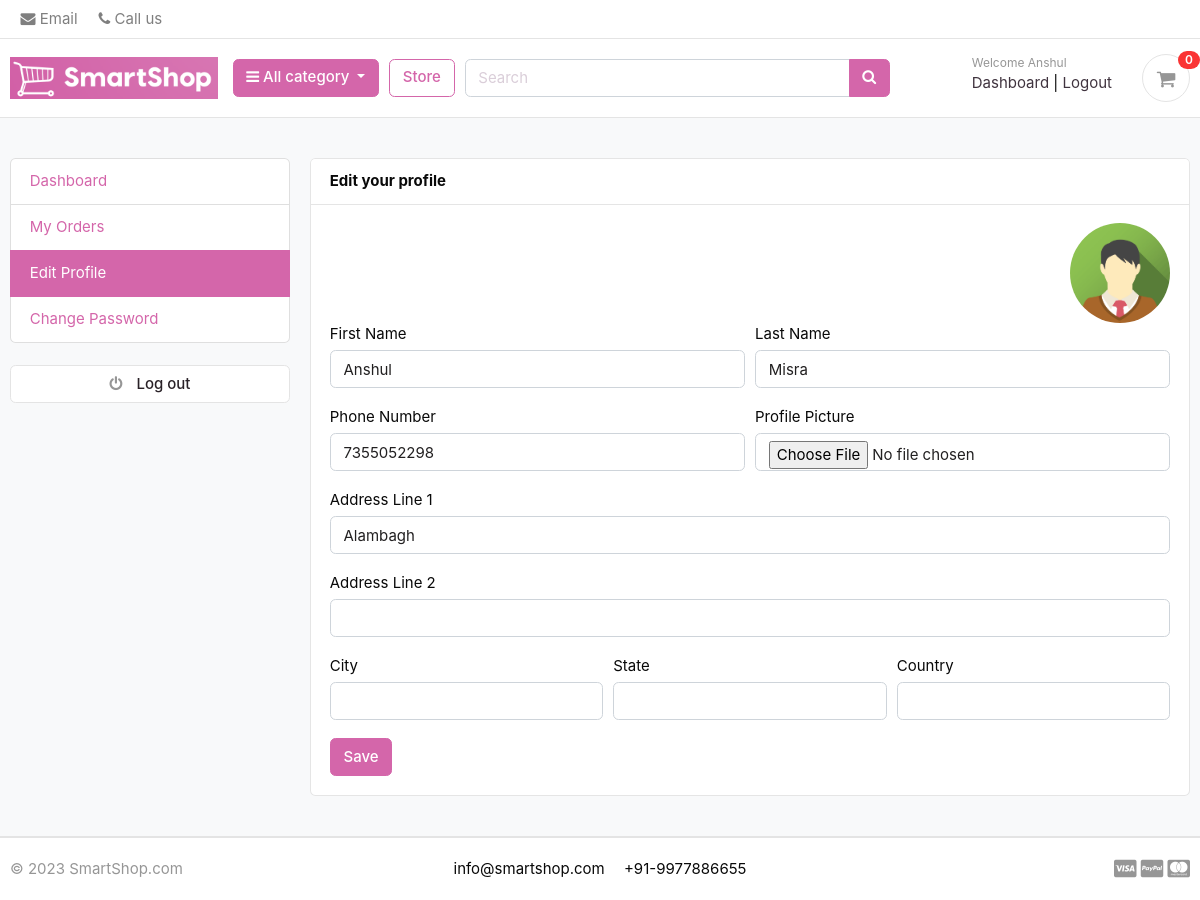
Screenshot of /accounts/edit_profile/ (signed in) with the database file from the repository.
### accounts/models.py (models this page shows, shortened)
class Account(AbstractBaseUser):
    first_name = models.CharField(max_length=50)
    last_name = models.CharField(max_length=50)
    username = models.CharField(max_length=50, unique=True)
    email = models.EmailField(max_length=100, unique=True)
    phone_number = models.CharField(max_length=12)
    date_joined = models.DateTimeField(auto_now_add=True)
    last_login = models.DateTimeField(auto_now_add=True)
    is_admin = models.BooleanField(default=False)
    is_staff = models.BooleanField(default=False)
    is_active = models.BooleanField(default=False)
    is_superadmin = models.BooleanField(default=False)
    USERNAME_FIELD = 'email'
    REQUIRED_FIELDS = ['username', 'first_name', 'last_name']
    objects = MyAccountManager()

class UserProfile(models.Model):
    user = models.OneToOneField(Account, on_delete=models.CASCADE)
    address_line_1 = models.CharField(blank=True, max_length=100)
    address_line_2 = models.CharField(blank=True, max_length=100)
    profile_picture = models.ImageField(blank=True, upload_to='userprofile')
    city = models.CharField(blank=True, max_length=20)
    state = models.CharField(blank=True, max_length=20)
    country = models.CharField(blank=True, max_length=20)

### accounts/views.py (the view)
# urls.py: path('edit_profile/', views.edit_profile, name='edit_profile'),
@login_required(login_url='login')
def edit_profile(request):
    userprofile = get_object_or_404(UserProfile, user=request.user)
    if request.method == 'POST':
        user_form = UserForm(request.POST, instance=request.user)
        profile_form = UserProfileForm(request.POST, request.FILES, instance=userprofile)
        if user_form.is_valid() and profile_form.is_valid():
            user_form.save()
            profile_form.save()
            messages.success(request, 'Your profile has been updated.')
            return redirect('edit_profile')
    else:
        user_form = UserForm(instance=request.user)
        profile_form = UserProfileForm(instance=userprofile)
    context = {
        'user_form': user_form,
        'profile_form': profile_form,
        'userprofile': userprofile,
    }
    return render(request, 'accounts/edit_profile.html', context)

### accounts/forms.py
class UserForm(forms.ModelForm):
    class Meta:
        model = Account
        fields = ('first_name', 'last_name', 'phone_number')
    def __init__(self, *args, **kwargs):
        super(UserForm, self).__init__(*args, **kwargs)
        for field in self.fields:
            self.fields[field].widget.attrs['class'] = 'form-control'
        self.fields['phone_number'].widget.attrs['id'] = 'id_phone_number'

class UserProfileForm(forms.ModelForm):
    profile_picture = forms.ImageField(required=False, error_messages = {'invalid':("Image files only")}, widget=forms.FileInput)
    class Meta:
        model = UserProfile
        fields = ('address_line_1', 'address_line_2', 'city', 'state', 'country', 'profile_picture')
    def __init__(self, *args, **kwargs):
        super(UserProfileForm, self).__init__(*args, **kwargs)
        for field in self.fields:
            self.fields[field].widget.attrs['class'] = 'form-control'

### carts/context_processors.py (called while the page is built)
def counter(request):
    cart_count = 0
    if 'admin' in request.path:
        return {}
    else:
        try:
            cart = Cart.objects.filter(cart_id=_cart_id(request))
            if request.user.is_authenticated:
                cart_items = CartItem.objects.all().filter(user=request.user)
            else:
                cart_items = CartItem.objects.all().filter(cart=cart[:1])
            for cart_item in cart_items:
                cart_count += cart_item.quantity
        except Cart.DoesNotExist:
            cart_count = 0
    return dict(cart_count=cart_count)

### carts/views.py (called while the page is built)
def _cart_id(request):
    cart = request.session.session_key
    if not cart:
        cart = request.session.create()
    return cart

### category/context_processors.py (called while the page is built)
def menu_links(request):
    links = Category.objects.all()
    return dict(links=links)

### category/models.py (called while the page is built)
    def get_url(self):
        return reverse('products_by_category', args=[self.slug])

### templates/accounts/edit_profile.html (shortened to what this page needs)
{% extends 'base.html' %}
{% block content %}
<section class="section-conten padding-y bg">
<div class="container">
	<div class="row">
	{% include 'includes/dashboard_sidebar.html' %}
	<main class="col-md-9">
		<article class="card">
		<header class="card-header">
			<strong class="d-inline-block mr-3">Edit your profile</strong>
		</header>
		<div class="card-body">
			<div class="text-right">
				<img src="{{userprofile.profile_picture.url}}" alt="Profile Picture" width="100" style="border-radius:50px;">
			</div>
			<div class="row">
			<div class="col-md-12">
				<form action="{% url 'edit_profile' %}" method="POST" enctype="multipart/form-data" onsubmit="return validatePhoneNumber();">
					<div class="form-row">
						<div class="form-group col-md-6">
							<label>First Name</label>
							{{user_form.first_name}}
						</div>
						<div class="form-group col-md-6">
							<label>Last Name</label>
							{{user_form.last_name}}
						</div>
					</div>
					<div class="form-row">
						<div class="form-group col-md-6">
							<label>Phone Number</label>
							{{user_form.phone_number}}
						</div>
						<div class="form-group col-md-6">
							<label>Profile Picture</label>
							{{profile_form.profile_picture}}
						</div>
					</div>
					<div class="form-group">
						<label>Address Line 1</label>
						{{profile_form.address_line_1}}
					</div>
					<div class="form-group">
						<label>Address Line 2</label>
						{{profile_form.address_line_2}}
					</div>
					<div class="form-row">
						<div class="form-group col-md-4">
							<label>City</label>
							{{profile_form.city}}
						</div>
						<div class="form-group col-md-4">
							<label>State</label>
							{{profile_form.state}}
						</div>
						<div class="form-group col-md-4">
							<label>Country</label>
							{{profile_form.country}}
						</div>
					</div>
					<input type="submit" value="Save" class="btn btn-primary">
				</form>
			</div>
			</div>
		</div>
		</article>
	</main>
</div>
</div>
</section>
{% endblock %}

### templates/includes/navbar.html (shortened to what this page needs)
{% load static %}
<header class="section-header">
    <nav class="navbar p-md-0 navbar-expand-sm navbar-light border-bottom">
    <div class="container">
      <div class="collapse navbar-collapse" id="navbarTop4">
        <ul class="navbar-nav">
            <li><a href="mailto:help@smartshop.com" class="nav-link"> <i class="fa fa-envelope"></i> Email </a></li>
            <li><a href="tel:9977886655" class="nav-link"> <i class="fa fa-phone"></i> Call us </a></li>
        </ul>
      </div>
    </div>
    </nav>
    <section class="header-main border-bottom">
        <div class="container">
    <div class="row align-items-center">
        <div class="col-lg-2 col-md-3 col-6">
            <a href="{% url 'home' %}" class="brand-wrap">
                <img class="logo" src="{% static './images/logo.png' %}">
            </a>
        </div>
        <div class="col-lg col-sm col-md col-6 flex-grow-0">
            <div class="category-wrap dropdown d-inline-block float-right">
                <button type="button" class="btn btn-primary dropdown-toggle ml-4" data-toggle="dropdown">
                    <i class="fa fa-bars"></i> All category
                </button>
            </div>
        </div>
        <a href="{% url 'store' %}" class="btn btn-outline-primary">Store</a>
        <div class="col-lg  col-md-6 col-sm-12 col">
            <form action="{% url 'search' %}" class="search" method='GET'>
                <div class="input-group w-100">
                    <input type="text" class="form-control" style="width:60%;" placeholder="Search" name="keyword" required>
                    <div class="input-group-append">
                      <button class="btn btn-primary" type="submit">
                        <i class="fa fa-search"></i>
                      </button>
                    </div>
                </div>
            </form>
        </div>
        <div class="col-lg-3 col-sm-6 col-8 order-2 order-lg-3">
                    <div class="d-flex justify-content-end mb-3 mb-lg-0">
                        {% if user.id is None %}
                        <div class="widget-header">
                            <small class="title text-muted">Welcome guest!</small>
                            <div>
                                <a href="{% url 'login' %}">Sign in</a> <span class="dark-transp"> | </span>
                                <a href="{% url 'register' %}"> Register</a>
                            </div>
                        </div>
                        {% else %}
                        <div class="widget-header">
                            <small class="title text-muted">Welcome {{user.first_name}}</small>
                            <div>
                                <a href="{% url 'dashboard' %}">Dashboard</a> <span class="dark-transp"> | </span>
                                <a href="{% url 'logout' %}">Logout</a>
                            </div>
                        </div>
                        {%endif%}
                        <a href="{% url 'cart' %}" class="widget-header pl-3 ml-3">
                            <div class="icon icon-sm rounded-circle border"><i class="fa fa-shopping-cart"></i></div>
                            <span class="badge badge-pill badge-danger notify">{{ cart_count }}</span>
                        </a>
                    </div>
                </div>
    </div>
        </div>
    </section>
</header>

### static/css/ui.css (style rules this page uses)
html { font-family: "Inter", sans-serif; font-size: 15px; }
.icon-xs, .icon-sm, .icon-md, .icon-lg { display: inline-block; text-align: center; flex-shrink: 0; flex-grow: 0; }
.icon-sm { width: 48px; height: 48px; line-height: 48px !important; font-size: 20px; }
.padding-y { padding-top: 40px; padding-bottom: 40px; }
article:after, .form-group:after { display: block; clear: both; content: ""; }
.bg { background-color: #f8f9fa; }
.header-main { position: relative; padding-top: 1rem; padding-bottom: 1rem; }
.brand-wrap .logo, .navbar-brand .logo { margin-right: 7px; max-height: 42px; display: inline-block; }
.widget-header { display: inline-block; vertical-align: middle; position: relative; }
.widget-header a { color: #40343f; }
.widget-header i { color: #969696; }
.widget-header .title { display: block; }
.widget-header .notify { position: absolute; top: -3px; right: -10px; }
.notify { position: absolute; top: -4px; right: -10px; display: inline-block; padding: 0.25em 0.6em; font-size: 12px; line-height: 1; text-align: center; border-radius: 3rem; color: #fff; background-color: #fa3434; }

### rows the page displays
Account: first_name "Anshul", last_name "Misra", phone_number "7355052298"
UserProfile: profile_picture (picture), address_line_1 "Alambagh"

### other values shown
{{ cart_count }} "0"
